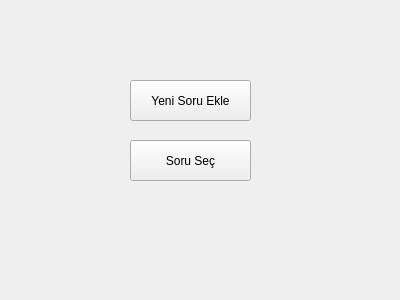
<?xml version="1.0" encoding="UTF-8"?>
<ui version="4.0">
 <class>Form</class>
 <widget class="QWidget" name="Form">
  <property name="geometry">
   <rect>
    <x>0</x>
    <y>0</y>
    <width>400</width>
    <height>300</height>
   </rect>
  </property>
  <property name="windowTitle">
   <string>Form</string>
  </property>
  <widget class="QPushButton" name="pushButton">
   <property name="geometry">
    <rect>
     <x>130</x>
     <y>80</y>
     <width>121</width>
     <height>41</height>
    </rect>
   </property>
   <property name="text">
    <string>Yeni Soru Ekle</string>
   </property>
  </widget>
  <widget class="QPushButton" name="pushButton_2">
   <property name="geometry">
    <rect>
     <x>130</x>
     <y>140</y>
     <width>121</width>
     <height>41</height>
    </rect>
   </property>
   <property name="text">
    <string>Soru Seç</string>
   </property>
  </widget>
 </widget>
 <resources/>
 <connections/>
</ui>
